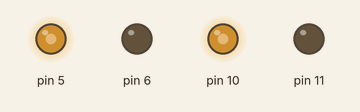
This sketch was run on a simulated Arduino Uno, built with avr-gcc and run on an emulated ATmega328P. Parts: output pins drawn as LEDs (lit = HIGH).

Above: at 0.05 s.
At 6.0 s:
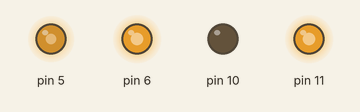
Timing chart, 0 to 6.9 s (numbered marks = the images above):
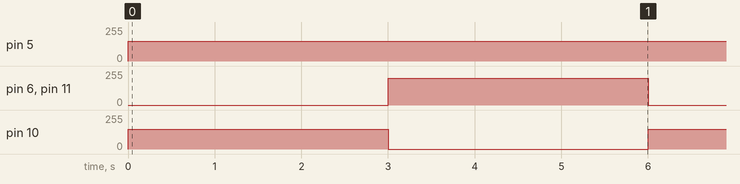

The sketch:

Motor_PWM.ino
```cpp
void setup() {
  pinMode(5, OUTPUT); // 5번핀 출력모드로 설정
  pinMode(6, OUTPUT); // 6번핀 출력모드로 설정
  pinMode(10, OUTPUT); // 10번핀 출력모드로 설정
  pinMode(11, OUTPUT); // 11번핀 출력모드로 설정
}

void loop() {
  analogWrite(5, 150); // 5번핀에 150(약3V)의 신호를 출력
  analogWrite(6, 0); // 6번핀에 0(약0V)의 신호를 출력
  analogWrite(10, 150); // 10번핀에 150(약3V)의 신호를 출력
  analogWrite(11, 0); // 11번핀에 0(약0V)의 신호를 출력
  delay(3000); // 3초간 대기
  analogWrite(6, 200); // 6번핀에 200(약4V)의 신호를 출력
  analogWrite(10, 0); // 10번핀에 0(약0V)의 신호를 출력
  analogWrite(11, 200); // 11번핀에 200(약4V)의 신호를 출력
  delay(3000); //3초간 대기
}
```

Measured:
- by itself, pin 5: 0/255 → 150/255 at 0.00 s
- by itself, pin 6, pin 11: alternates 200/255 for 3.0 s and 0/255 for 3.0 s
- by itself, pin 10: alternates 150/255 for 3.0 s and 0/255 for 3.0 s
